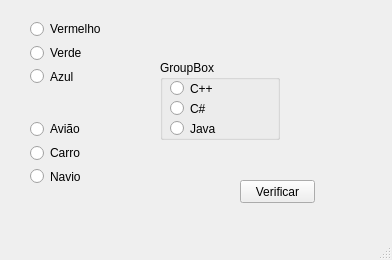
<?xml version="1.0" encoding="UTF-8"?>
<ui version="4.0">
 <class>MainWindow</class>
 <widget class="QMainWindow" name="MainWindow">
  <property name="geometry">
   <rect>
    <x>0</x>
    <y>0</y>
    <width>392</width>
    <height>260</height>
   </rect>
  </property>
  <property name="windowTitle">
   <string>MainWindow</string>
  </property>
  <widget class="QWidget" name="centralwidget">
   <widget class="QGroupBox" name="groupBox">
    <property name="geometry">
     <rect>
      <x>160</x>
      <y>60</y>
      <width>120</width>
      <height>80</height>
     </rect>
    </property>
    <property name="title">
     <string>GroupBox</string>
    </property>
    <widget class="QRadioButton" name="rb_java">
     <property name="geometry">
      <rect>
       <x>10</x>
       <y>60</y>
       <width>82</width>
       <height>17</height>
      </rect>
     </property>
     <property name="text">
      <string>Java</string>
     </property>
    </widget>
    <widget class="QRadioButton" name="rb_cpp">
     <property name="geometry">
      <rect>
       <x>10</x>
       <y>20</y>
       <width>82</width>
       <height>17</height>
      </rect>
     </property>
     <property name="text">
      <string>C++</string>
     </property>
    </widget>
    <widget class="QRadioButton" name="rb_cs">
     <property name="geometry">
      <rect>
       <x>10</x>
       <y>40</y>
       <width>82</width>
       <height>17</height>
      </rect>
     </property>
     <property name="text">
      <string>C#</string>
     </property>
    </widget>
   </widget>
   <widget class="QPushButton" name="pushButton">
    <property name="geometry">
     <rect>
      <x>240</x>
      <y>180</y>
      <width>75</width>
      <height>23</height>
     </rect>
    </property>
    <property name="text">
     <string>Verificar</string>
    </property>
   </widget>
   <widget class="QWidget" name="">
    <property name="geometry">
     <rect>
      <x>30</x>
      <y>20</y>
      <width>84</width>
      <height>65</height>
     </rect>
    </property>
    <layout class="QVBoxLayout" name="verticalLayout">
     <item>
      <widget class="QRadioButton" name="rb_vermelho">
       <property name="text">
        <string>Vermelho</string>
       </property>
      </widget>
     </item>
     <item>
      <widget class="QRadioButton" name="rb_verde">
       <property name="text">
        <string>Verde</string>
       </property>
      </widget>
     </item>
     <item>
      <widget class="QRadioButton" name="rb_azul">
       <property name="text">
        <string>Azul</string>
       </property>
      </widget>
     </item>
    </layout>
   </widget>
   <widget class="QWidget" name="">
    <property name="geometry">
     <rect>
      <x>30</x>
      <y>120</y>
      <width>84</width>
      <height>65</height>
     </rect>
    </property>
    <layout class="QVBoxLayout" name="verticalLayout_2">
     <item>
      <widget class="QRadioButton" name="rb_aviao">
       <property name="text">
        <string>Avião</string>
       </property>
      </widget>
     </item>
     <item>
      <widget class="QRadioButton" name="rb_carro">
       <property name="text">
        <string>Carro</string>
       </property>
      </widget>
     </item>
     <item>
      <widget class="QRadioButton" name="rb_navio">
       <property name="text">
        <string>Navio</string>
       </property>
      </widget>
     </item>
    </layout>
   </widget>
  </widget>
  <widget class="QMenuBar" name="menubar">
   <property name="geometry">
    <rect>
     <x>0</x>
     <y>0</y>
     <width>392</width>
     <height>21</height>
    </rect>
   </property>
  </widget>
  <widget class="QStatusBar" name="statusbar"/>
 </widget>
 <resources/>
 <connections/>
</ui>
